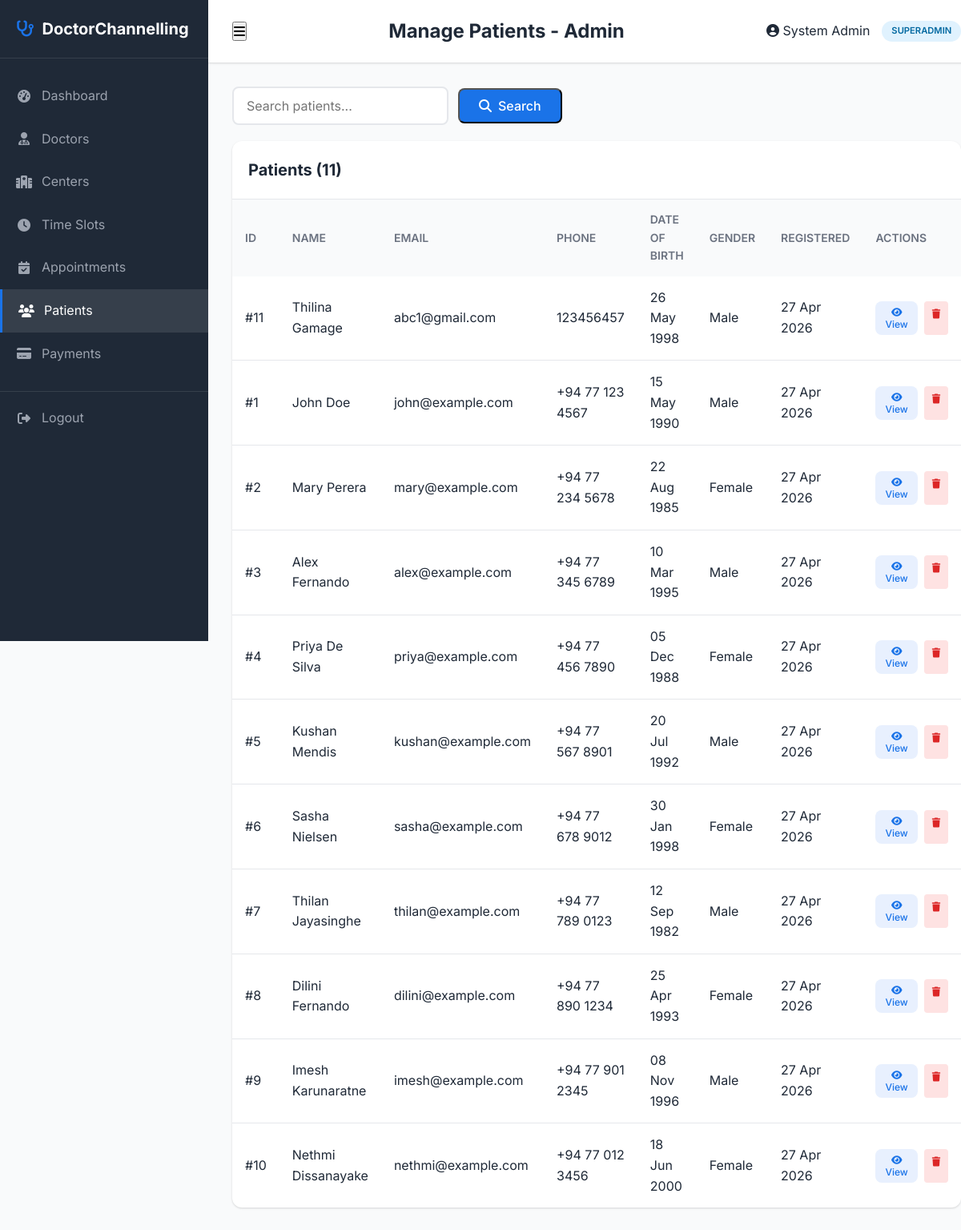
Page /admin/patients.php (signed in) on the committed database.
### tables this page shows
CREATE TABLE `patients` (
  `patient_id` int(11) NOT NULL,
  `full_name` varchar(100) NOT NULL,
  `email` varchar(100) NOT NULL,
  `password_hash` varchar(255) NOT NULL,
  `phone` varchar(20) NOT NULL,
  `date_of_birth` date DEFAULT NULL,
  `gender` enum('male','female','other') DEFAULT 'male',
  `address` text DEFAULT NULL,
  `registered_at` timestamp NOT NULL DEFAULT current_timestamp()
);

### admin/patients.php (the view, shortened to what this page needs)
<?php
require_once 'includes/admin-header.php';
require_once __DIR__ . '/../config/db.php';
$search = isset($_GET['search']) ? trim($_GET['search']) : '';
$query = "SELECT * FROM patients WHERE 1=1";
$query .= " ORDER BY registered_at DESC";
$stmt = $conn->prepare($query);
$stmt->execute();
$patients = $stmt->get_result()->fetch_all(MYSQLI_ASSOC);
?>
<div class="filters-section" style="margin-top: 0; background: transparent; padding: 0; margin-bottom: 20px;">
    <form action="patients.php" method="GET" class="filters-form" style="display: flex; gap: 12px; flex-wrap: wrap; align-items: center;">
        <input type="text" name="search" placeholder="Search patients..." value="<?php echo htmlspecialchars($search); ?>" style="padding: 12px 16px; border: 2px solid #e5e7eb; border-radius: 8px; min-width: 250px; font-size: 1rem;">
        <button type="submit" class="btn-primary"><i class="fas fa-search"></i> Search</button>
    </form>
</div>
<div class="admin-table-container">
    <div class="admin-table-header">
        <h3>Patients (<?php echo count($patients); ?>)</h3>
    </div>
    <table class="admin-table">
        <thead>
            <tr>
                <th>ID</th>
                <th>Name</th>
                <th>Email</th>
                <th>Phone</th>
                <th>Date of Birth</th>
                <th>Gender</th>
                <th>Registered</th>
                <th>Actions</th>
            </tr>
        </thead>
        <tbody>
            <?php foreach ($patients as $patient): ?>
            <tr>
                <td>#<?php echo $patient['patient_id']; ?></td>
                <td><?php echo htmlspecialchars($patient['full_name']); ?></td>
                <td><?php echo htmlspecialchars($patient['email']); ?></td>
                <td><?php echo htmlspecialchars($patient['phone']); ?></td>
                <td><?php echo $patient['date_of_birth'] ? date('d M Y', strtotime($patient['date_of_birth'])) : '-'; ?></td>
                <td><?php echo ucfirst($patient['gender']); ?></td>
                <td><?php echo date('d M Y', strtotime($patient['registered_at'])); ?></td>
                <td>
                    <div class="action-btns">
                        <button class="action-btn view" onclick="viewPatient(<?php echo $patient['patient_id']; ?>, '<?php echo htmlspecialchars($patient['full_name']); ?>', '<?php echo htmlspecialchars($patient['email']); ?>', '<?php echo htmlspecialchars($patient['phone']); ?>', '<?php echo $patient['date_of_birth']; ?>', '<?php echo $patient['gender']; ?>', '<?php echo htmlspecialchars($patient['address']); ?>')">
                            <i class="fas fa-eye"></i> View
                        </button>
                        <a href="patients.php?delete=<?php echo $patient['patient_id']; ?>" class="action-btn cancel" data-confirm="Are you sure you want to delete this patient?" style="background: #fee2e2; color: #dc2626; border: none; padding: 6px 10px; border-radius: 4px; text-decoration: none;">
                            <i class="fas fa-trash"></i>
                        </a>
                    </div>
                </td>
            </tr>
            <?php endforeach; ?>
        </tbody>
    </table>
</div>
<?php require_once 'includes/admin-footer.php'; ?>

### assets/css/style.css (style rules this page uses)
:root { --primary-color: #1a73e8; --primary-dark: #1557b0; --primary-light: #e8f0fe; --accent-color: #0d9e8a; --accent-dark: #0a7d70; --accent-light: #e0f7f5; --text-dark: #1f2937; --text-gray: #6b7280; --text-light: #9ca3af; --white: #ffffff; --bg-light: #f9fafb; --bg-gray: #f3f4f6; --border-color: #e5e7eb; --success: #10b981; --warning: #f59e0b; --error: #ef4444; --shadow-sm: 0 1px 2px 0 rgba(0, 0, 0, 0.05); --shadow: 0 1px 3px 0 rgba(0, 0, 0, 0.1), 0 1px 2px 0 rgba(0, 0, 0, 0.06); --shadow-md: 0 4px 6px -1px rgba(0, 0, 0, 0.1), 0 2px 4px -1px rgba(0, 0, 0, 0.06); --shadow-lg: 0 10px 15px -3px rgba(0, 0, 0, 0.1), 0 4px 6px -2px rgba(0, 0, 0, 0.05); --radius: 8px; --radius-lg: 12px; --transition: all 0.3s ease; }
*, *::before, *::after { margin: 0; padding: 0; box-sizing: border-box; }
input, select, textarea { display: block !important; visibility: visible !important; opacity: 1 !important; }
html { scroll-behavior: smooth; }
body { font-family: 'Inter', -apple-system, BlinkMacSystemFont, 'Segoe UI', Roboto, sans-serif; font-size: 16px; line-height: 1.6; color: var(--text-dark); background-color: var(--white); min-height: 100vh; display: flex; flex-direction: column; }
body.admin-page { display: block; background: #f9fafb; }
a { text-decoration: none; color: inherit; transition: var(--transition); }
button, input, select, textarea { font-family: inherit; font-size: inherit; }
.btn-primary { display: inline-flex; align-items: center; gap: 8px; padding: 10px 24px; background: var(--primary-color); color: var(--white); border-radius: var(--radius); font-weight: 500; transition: var(--transition); }
.filters-section { background: var(--bg-light); padding: 30px 0; margin-bottom: 40px; }
.filters-form { display: flex; gap: 15px; flex-wrap: wrap; align-items: center; }
table { width: 100%; border-collapse: collapse; }
table th, table td { padding: 16px 20px; text-align: left; }
table th { background: var(--bg-light); font-weight: 600; color: var(--text-dark); }
table tr { border-bottom: 1px solid var(--border-color); }
table tr:last-child { border-bottom: none; }
.action-btns { display: flex; gap: 8px; }
.action-btn { padding: 6px 12px; border-radius: var(--radius); font-size: 0.75rem; font-weight: 500; border: none; cursor: pointer; transition: var(--transition); }
.action-btn.view { background: var(--primary-light); color: var(--primary-color); }
.action-btn.cancel { background: #fee2e2; color: var(--error); }
.admin-table-container { background: var(--white); border-radius: var(--radius-lg); box-shadow: var(--shadow); overflow: hidden; }
.admin-table-header { display: flex; justify-content: space-between; align-items: center; padding: 20px; border-bottom: 1px solid var(--border-color); }
.admin-table-header h3 { font-size: 1.25rem; }
.admin-table { width: 100%; border-collapse: collapse; }
.admin-table th, .admin-table td { padding: 14px 16px; text-align: left; }
.admin-table th { background: var(--bg-light); font-weight: 600; font-size: 0.875rem; text-transform: uppercase; color: var(--text-gray); }
.admin-table tr { border-bottom: 1px solid var(--border-color); }
.admin-table tr:last-child { border-bottom: none; }

### rows in the picture
patients: patient_id "11", full_name "Thilina Gamage", email "abc1@gmail.com", phone "123456457", date_of_birth "26 May 1998", gender "Male", registered_at "27 Apr 2026"
patients: patient_id "1", full_name "John Doe", email "john@example.com", phone "+94 77 123 4567", date_of_birth "15 May 1990", gender "Male", registered_at "27 Apr 2026"
patients: patient_id "2", full_name "Mary Perera", email "mary@example.com", phone "+94 77 234 5678", date_of_birth "22 Aug 1985", gender "Female", registered_at "27 Apr 2026"
patients: patient_id "3", full_name "Alex Fernando", email "alex@example.com", phone "+94 77 345 6789", date_of_birth "10 Mar 1995", gender "Male", registered_at "27 Apr 2026"
patients: patient_id "4", full_name "Priya De Silva", email "priya@example.com", phone "+94 77 456 7890", date_of_birth "05 Dec 1988", gender "Female", registered_at "27 Apr 2026"
patients: patient_id "5", full_name "Kushan Mendis", email "kushan@example.com", phone "+94 77 567 8901", date_of_birth "20 Jul 1992", gender "Male", registered_at "27 Apr 2026"
patients: patient_id "6", full_name "Sasha Nielsen", email "sasha@example.com", phone "+94 77 678 9012", date_of_birth "30 Jan 1998", gender "Female", registered_at "27 Apr 2026"
patients: patient_id "7", full_name "Thilan Jayasinghe", email "thilan@example.com", phone "+94 77 789 0123", date_of_birth "12 Sep 1982", gender "Male", registered_at "27 Apr 2026"
patients: patient_id "8", full_name "Dilini Fernando", email "dilini@example.com", phone "+94 77 890 1234", date_of_birth "25 Apr 1993", gender "Female", registered_at "27 Apr 2026"
patients: patient_id "9", full_name "Imesh Karunaratne", email "imesh@example.com", phone "+94 77 901 2345", date_of_birth "08 Nov 1996", gender "Male", registered_at "27 Apr 2026"
patients: patient_id "10", full_name "Nethmi Dissanayake", email "nethmi@example.com", phone "+94 77 012 3456", date_of_birth "18 Jun 2000", gender "Female", registered_at "27 Apr 2026"

### other values in the picture
$page_title "Manage Patients - Admin"
$admin_name "System Admin"
$admin_role "SUPERADMIN"
count($patients) "11"
